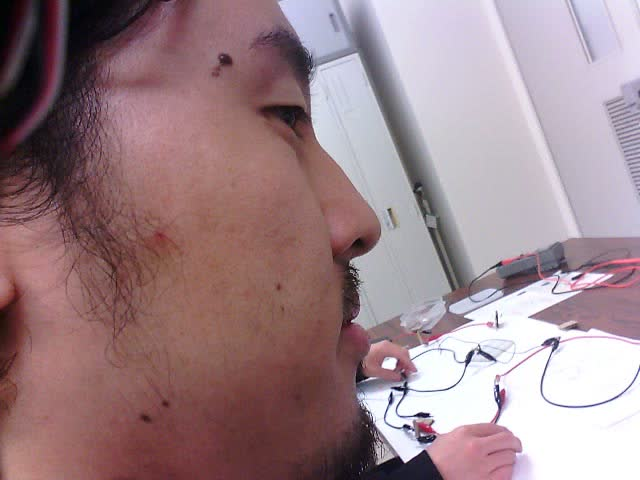
#> input picture edit_image/test/0/N_Train/image_00001.jpg, 640 x 480 px, given in place of , which was not available
$ python match_keypoint.py
#> lines starting #> are read from the running program, lines starting #| are printed output that depends on the picture; pictures that were not available may be replaced by others from this repository, and a replacement may not be noted
import cv2
import numpy as np
import argparse

def norm_matchpoint(prevkp, nextkp, matchpoint):
    """
    matchpointを正規化
    """
    # print("matchpoint:{}, prevkp:{}, kp:{}".format(matchpoint, prevkp, nextkp))
    norm_result = (2 * matchpoint) / (prevkp + nextkp)
    return norm_result

def detect_keypoint(image):
    """
    akazeアルゴリズムを用いてkeypoints, descriptors を返す
    keypoint: corners, edges in image
    descriptor: a feature vector containing the keypoints’ essential characteristics
    """

    akaze = cv2.AKAZE_create()
    grayimg = cv2.cvtColor(image, cv2.COLOR_BGR2GRAY)
    kp, des = akaze.detectAndCompute(grayimg, None)

    return kp, des


def match_keypoint(prevkp, nextkp, prevdes, nextdes):
    """
    knnアルゴリズムを用いて2つの画像の対応座標を返す
    """

    bf = cv2.BFMatcher()
    matches = bf.knnMatch(prevdes, nextdes, k=2)

    ratio = 0.5
    matching_list = []
    distance_list = []
    previmg_points = []
    nextimg_points = []
    if matches:
        if len(matches[0]) > 1:
            for m, n in matches:

                distance_list.append(m.distance)

                if m.distance < ratio * n.distance:
                    matching_list.append([m])
                    previmg_points.append(list(map(int, prevkp[m.queryIdx].pt)))
                    # nextimg_points.append(list(map(int, nextkp[m.trainIdx].pt)))
        else:
            pass
    else:
        pass

    return previmg_points, nextimg_points, matching_list  # マッチした座標のリスト, draw用にmatching_list


def draw_match_keypoint(previmg, nextimg, prevkp, nextkp, matching_list):
    """
    matchしたkeypointと距離を重畳したimageを返す
    """

    if matching_list != []:
        drawimage = cv2.drawMatchesKnn(
            previmg, prevkp, nextimg, nextkp, matching_list, None, flags=4
        )
    else:
        return nextimg

    return drawimage


def main(path1, path2):

#> called with path1 = '', path2 = ''
    prev_image = cv2.imread(path1)
#> prev_image is the input picture: shape (480, 640, 3); mean B, G, R 137.1, 131.6, 156.8
    prev_keypoint, prev_distance = detect_keypoint(prev_image)
#> in detect_keypoint, `grayimg = cv2.cvtColor(image, cv2.COLOR_BGR2GRAY)`:
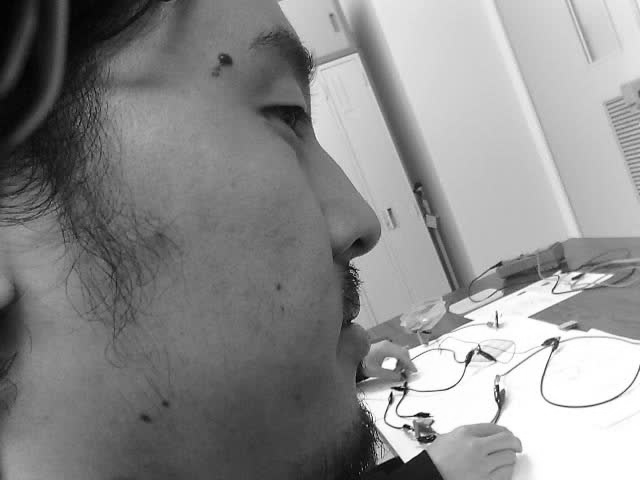
#> grayimg: shape (480, 640); min 2, max 255, mean 139.8
#> in detect_keypoint, `kp, des = akaze.detectAndCompute(grayimg, None)`: kp = 384 keypoints; strongest (x, y, size): (389, 363, 8.1), (552, 343, 11.4), (423, 415, 8.1), (554, 342, 8.1)
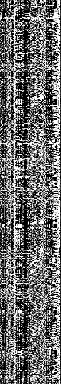
#> prev_distance: shape (384, 61); min 0, max 255, mean 107.7
#> prev_keypoint has the same summary as kp in detect_keypoint

    next_image = cv2.imread(path2)
    next_keypoint, next_distance = detect_keypoint(next_image)
#> next_keypoint has the same summary as kp in detect_keypoint

    previmg_points, nextimg_points, matching_list = match_keypoint(
        prev_keypoint, next_keypoint, prev_distance, next_distance
    )
#> in match_keypoint, `matches = bf.knnMatch(prevdes, nextdes, k=2)`: matches = 384 matches
#> after the loop in match_keypoint, `for m, n in matches:`: distance_list = 384 values from 0 to 0; matching_list = 384 matches; previmg_points = 384 pairs, first value 144 to 609, second value 43 to 450
#> nextimg_points = []; matching_list = 384 matches

    drawimage = draw_match_keypoint(
        prev_image, next_image, prev_keypoint, next_keypoint, matching_list
    )
#> in draw_match_keypoint, `drawimage = cv2.drawMatchesKnn( previmg, prevkp, nextimg, nextkp, matc..`:
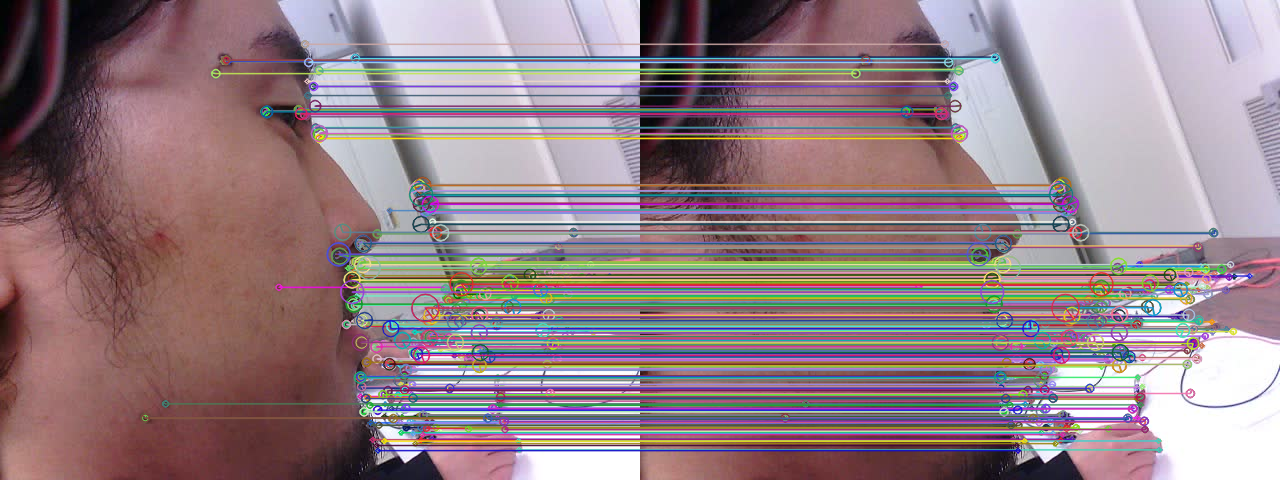
#> drawimage: shape (480, 1280, 3); mean B, G, R 134.6, 128.3, 148

    # cv2.imshow("match image", drawimage)
    return drawimage


if __name__ == "__main__":

    parser = argparse.ArgumentParser()

    parser.add_argument("--path1", "-p1", default="", help="Path of the detection image.")
    parser.add_argument("--path2", "-p2", default="", help="Path of the detection image.")

    args = parser.parse_args()

    image = main(args.path1, args.path2)

    cv2.imshow("match",image)
    cv2.waitKey(0)
    cv2.destroyAllWindows()
